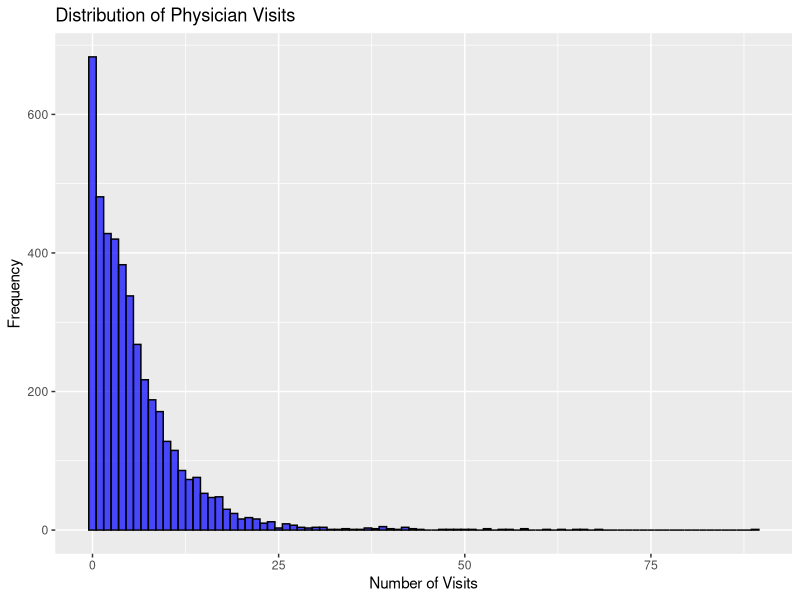
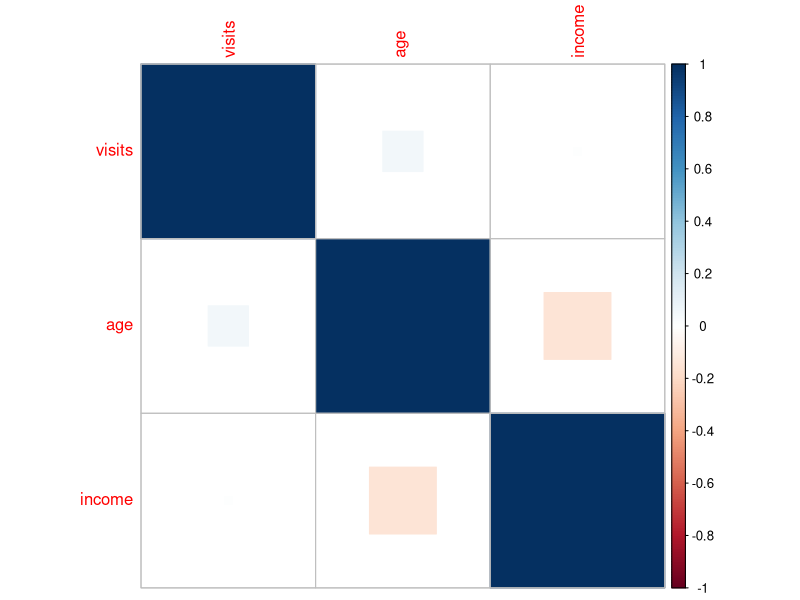
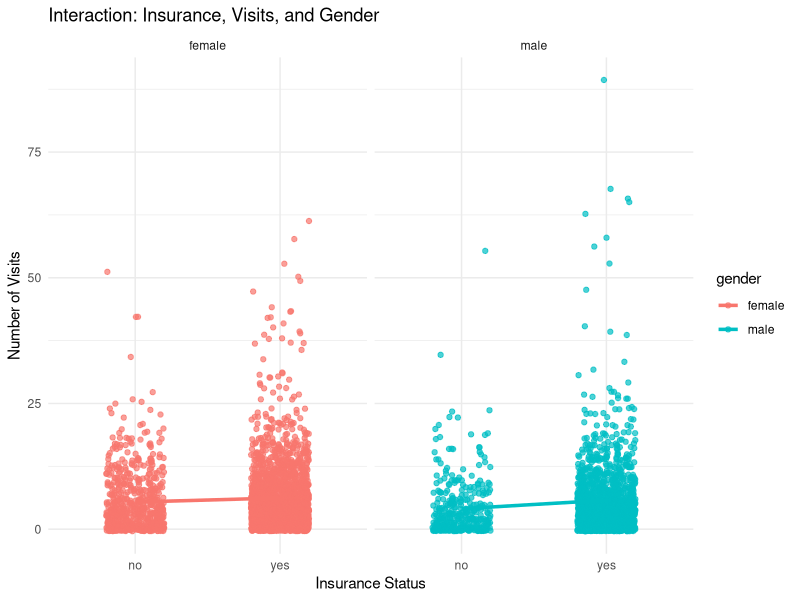
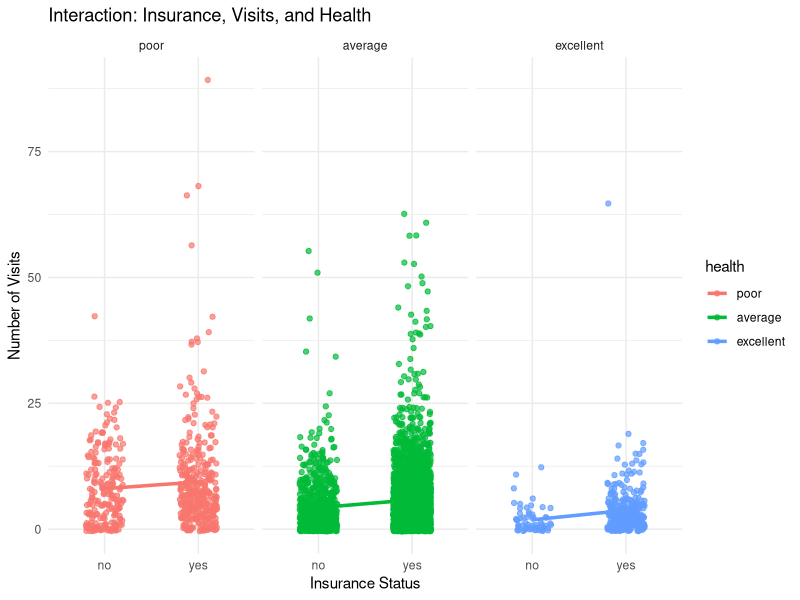
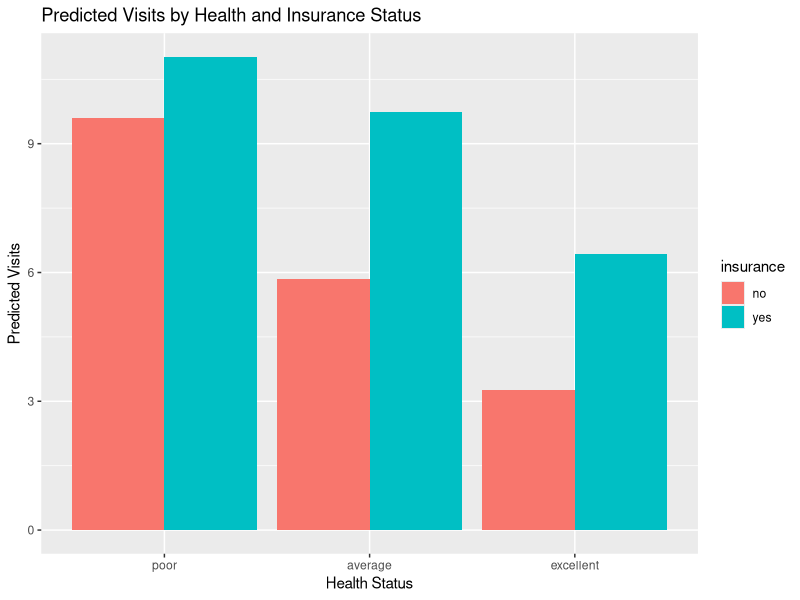
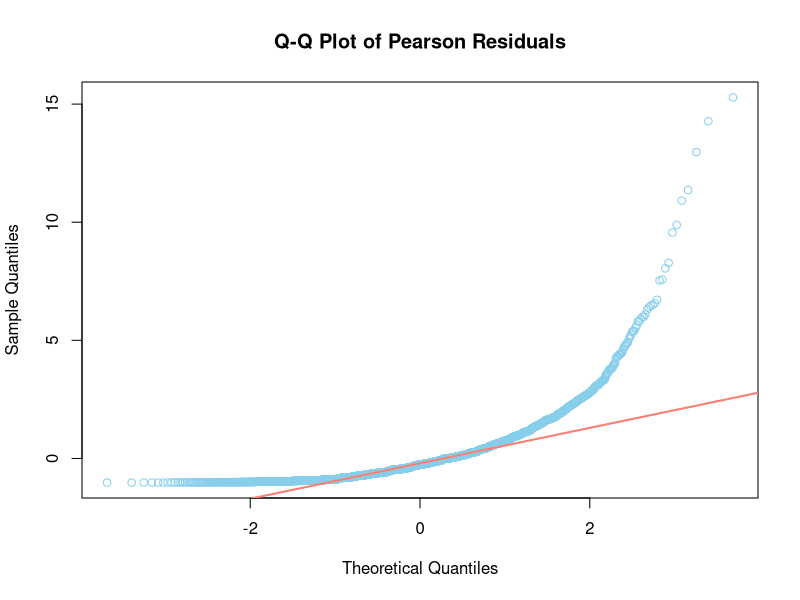

Write R code to recreate these figures, in order.
## ---- chunk 1
knitr::opts_chunk$set(echo = TRUE)
## ---- chunk 2
# Load required libraries
library(AER) # For dataset
library(dplyr) # Data manipulation
library(ggplot2) # Visualization
library(corrplot) # Correlation plot
library(MASS) # Negative binomial regression
library(pscl) # Zero-inflated models
library(lmtest) # Likelihood ratio tests

# Load the NMES1988 dataset
data(NMES1988, package = "AER")

# Data preparation
NMES1988 <- NMES1988 %>%
  mutate(new.chronic = case_when(
    chronic == 0 ~ 0,
    chronic == 1 ~ 1,
    chronic >= 2 ~ 2
  ))
## ---- chunk 3
# For continuous variables: age, income, visits
summary(NMES1988$age) # Age
summary(NMES1988$income) # Income
summary(NMES1988$visits) # Dependent variable: Visits

# For categorical variables: gender, insurance, health, employment, new.chronic
table(NMES1988$gender) # Gender
table(NMES1988$insurance) # Insurance coverage
table(NMES1988$health) # Health status
table(NMES1988$new.chronic) # Chronic condition categories
## ---- chunk 4
# Distribution of visits (number of physician office visits)
ggplot(NMES1988, aes(x = visits)) + 
  geom_histogram(binwidth = 1, fill = "blue", color = "black", alpha = 0.7) +
  labs(title = "Distribution of Physician Visits", x = "Number of Visits", y = "Frequency")
## ---- chunk 5
# Correlation analysis
cor_data <- NMES1988 %>% dplyr::select(visits, age, income)
cor_matrix <- cor(cor_data, method = "spearman")
corrplot(cor_matrix, method = "square")

# Cross-tabulations
table(NMES1988$gender, NMES1988$insurance)
table(NMES1988$health, NMES1988$insurance)
## ---- chunk 6
# 1. Poisson Model
poisson_model <- glm(visits ~ insurance + age + income + gender + health + new.chronic, 
                     family = "poisson", data = NMES1988)
summary(poisson_model)
exp(cbind(OR = coef(poisson_model), confint(poisson_model, level = 0.95)))

# To check Overdispersion
# Calculate the observed variance of the dependent variable
observed_variance <- var(NMES1988$visits, na.rm = TRUE)

# Predicted values (mean) from the Poisson model
predicted_means <- predict(poisson_model, type = "response")

# The variance predicted by the Poisson model is approximately equal to the mean
predicted_variance <- mean(predicted_means, na.rm = TRUE)

# Print the results
print(paste("Observed Variance: ", observed_variance))
print(paste("Predicted Variance (Poisson): ", predicted_variance))


# 2. Negative Binomial Model
negbinom_model <- glm.nb(visits ~ insurance + age + income + gender + health + new.chronic, 
                          data = NMES1988)
summary(negbinom_model)
exp(cbind(OR = coef(negbinom_model), confint(negbinom_model)))

# 3. Zero-Inflated Negative Binomial Model
zinb_model <- zeroinfl(visits ~ insurance + age + income + gender + health + new.chronic |
                       insurance + age + income + gender + health + new.chronic, 
                       data = NMES1988, dist = "negbin")
summary(zinb_model)
exp(cbind(OR = coef(zinb_model), confint(zinb_model, level = 0.95)))
## ---- chunk 7
model_comparison <- data.frame(
  Model = c("Poisson", "Negative Binomial", "ZINB"),
  AIC = c(AIC(poisson_model), AIC(negbinom_model), AIC(zinb_model)),
  BIC = c(BIC(poisson_model), BIC(poisson_model), BIC(zinb_model))
)
print(model_comparison)
## ---- chunk 8
# Model 1: Main Effect Model
negbinom_model1 <- glm.nb(visits ~ insurance + age + income + gender + health + new.chronic, 
                          data = NMES1988)
summary(negbinom_model1)

# Model 2: Interaction between insurance and gender
Nb_model2 <- glm.nb(visits ~ insurance * gender + age + income + health + new.chronic, data = NMES1988)
summary(Nb_model2)

# Model 3: Interaction between insurance and health
Nb_model3 <- glm.nb(visits ~ insurance * health + age + income + gender + new.chronic, 
                    data = NMES1988)
summary(Nb_model3)
## ---- chunk 9
lrtest(negbinom_model1, Nb_model2) # Between Models 1 and 2
lrtest(negbinom_model1, Nb_model3) # Between Models 1 and 3
## ---- chunk 10
# Compare AIC and BIC for all three models
# Extract AIC and BIC for Model 1, Model 2, and Model 3
model_comparisons <- data.frame(
  Model = c("Model 1", "Model 2", "Model 3"),
  AIC = c(AIC(negbinom_model1), AIC(Nb_model2), AIC(Nb_model3)),
  BIC = c(BIC(negbinom_model1), BIC(Nb_model2), BIC(Nb_model3))
)

# Print the comparison table
print(model_comparisons)
## ---- chunk 11
#Interaction Term : Insurance * Gender
library(ggplot2)
library(dplyr)

# Check if `gender` is a factor and convert if needed
if (!is.factor(NMES1988$gender)) {
  NMES1988$gender <- as.factor(NMES1988$gender)
}

# Filter the data to ensure no missing values
NMES1988 <- NMES1988 %>%
  filter(!is.na(gender) & !is.na(visits) & !is.na(insurance))

# Fit the Poisson model with interaction between gender and insurance
gender_model <- glm(visits ~ gender * insurance, data = NMES1988, family = "poisson")

# Extract the p-values for all interaction terms
interaction_terms <- grep("gender.*:insurance", rownames(summary(gender_model)$coefficients), value = TRUE)
p_values <- summary(gender_model)$coefficients[interaction_terms, "Pr(>|z|)"]

# Print p-values for clarity
print(p_values)

# Scatter plot with regression line and dots representing gender
ggplot(NMES1988, aes(x = insurance, y = visits, color = gender)) +
  geom_point(alpha = 0.7, position = position_jitter(width = 0.2)) +
  stat_summary(fun = mean, geom = "line", aes(group = gender), linewidth = 1.2) +
  facet_wrap(~gender) +
  labs(
    title = "Interaction: Insurance, Visits, and Gender",
    x = "Insurance Status",
    y = "Number of Visits"
  ) +
  theme_minimal()

## ---- chunk 12
library(ggplot2)
library(dplyr)

# Check if `health` is a factor and convert if needed
if (!is.factor(NMES1988$health)) {
  NMES1988$health <- as.factor(NMES1988$health)
}

# Filter the data to ensure no missing values
NMES1988 <- NMES1988 %>%
  filter(!is.na(health) & !is.na(visits) & !is.na(insurance))

# Fit the Poisson model with interaction between health and insurance
health_model <- glm(visits ~ health * insurance, data = NMES1988, family = "poisson")

# Extract the p-values for all interaction terms
interaction_terms <- grep("health.*:insurance", rownames(summary(health_model)$coefficients), value = TRUE)
p_values <- summary(health_model)$coefficients[interaction_terms, "Pr(>|z|)"]

# Print p-values for clarity
print(p_values)

# Scatter plot with regression line and dots representing health
ggplot(NMES1988, aes(x = insurance, y = visits, color = health)) +
  geom_point(alpha = 0.7, position = position_jitter(width = 0.2)) +
  stat_summary(fun = mean, geom = "line", aes(group = health), linewidth = 1.2) +
  facet_wrap(~health) +
  labs(
    title = "Interaction: Insurance, Visits, and Health",
    x = "Insurance Status",
    y = "Number of Visits"
  ) +
  theme_minimal()

## ---- chunk 13
# Choose Model 3 as final model based on AIC/BIC and likelihood ratio tests
final_model <- Nb_model3  # Model 3 with the interaction between insurance and health
## ---- chunk 14
# Generate predictions based on the final model
predictions <- NMES1988 %>%
  mutate(pred_visits = predict(final_model, type = "response"))

# Plot predicted visits by health status and insurance type
ggplot(predictions, aes(x = health, y = pred_visits, fill = insurance)) +
  geom_bar(stat = "identity", position = "dodge") +
  labs(title = "Predicted Visits by Health and Insurance Status",
       x = "Health Status", y = "Predicted Visits")
## ---- chunk 15
# Deviance and Pearson residuals
gof <- residuals(final_model, type = "pearson")
print(paste("Goodness-of-Fit (Pearson Residuals):", sum(gof^2)))

# Generate Pearson residuals from the Negative Binomial model
pearson_residuals <- residuals(final_model, type = "pearson")

# Q-Q plot for Pearson residuals
qqnorm(pearson_residuals, main = "Q-Q Plot of Pearson Residuals" , col= "skyblue")
qqline(pearson_residuals, col = "salmon", lwd = 2)

## ---- chunk 16
